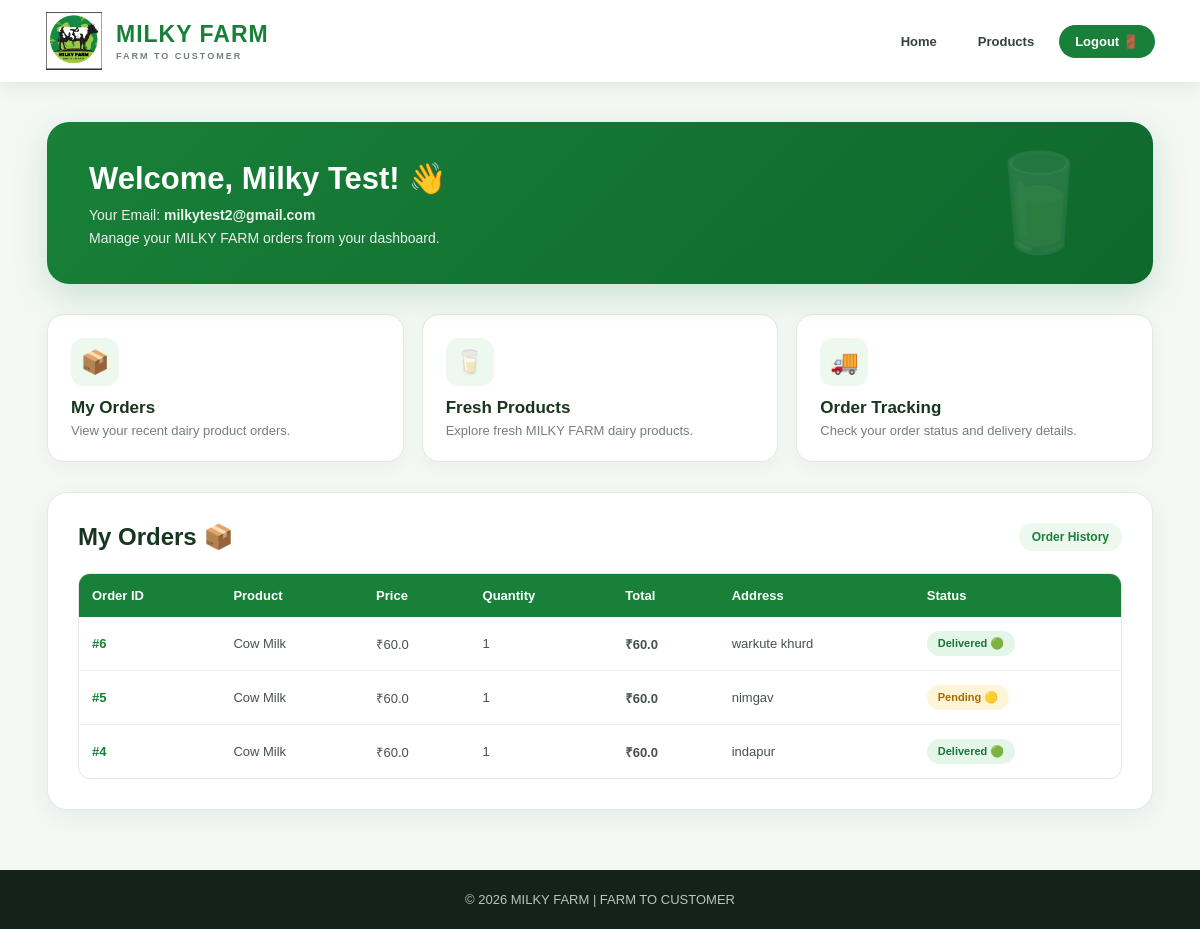
/dashboard (signed in), run on the app's committed database.
### tables this page shows
CREATE TABLE orders (
            id INTEGER PRIMARY KEY AUTOINCREMENT,
            customer_name TEXT NOT NULL,
            mobile TEXT NOT NULL,
            product TEXT NOT NULL,
            price REAL NOT NULL,
            quantity INTEGER NOT NULL,
            address TEXT NOT NULL
        , status TEXT NOT NULL DEFAULT 'Pending', user_id INTEGER);

### app.py (the view)
@app.route("/dashboard")
def dashboard():
    if "user_id" not in session:
        return redirect("/login")
    conn = sqlite3.connect("milky_farm.db")
    cursor = conn.cursor()
    cursor.execute("""
        SELECT
            id,
            product,
            price,
            quantity,
            address,
            status
        FROM orders
        WHERE user_id = ?
        ORDER BY id DESC
    """, (session["user_id"],))
    orders = cursor.fetchall()
    conn.close()
    return render_template(
        "dashboard.html",
        name=session["user_name"],
        email=session["user_email"],
        orders=orders
    )

### templates/dashboard.html (shortened to what this page needs)
<!DOCTYPE html>
<html lang="en">
<head>
</head>
<body>
<header class="dashboard-header">
    <div class="dashboard-logo">
        <img
            src="{{ url_for('static', filename='images/logo.png') }}"
            alt="MILKY FARM Logo"
        >
        <div>
            <h1>
                MILKY FARM
            </h1>
            <p>
                FARM TO CUSTOMER
            </p>
        </div>
    </div>
    <nav class="dashboard-nav">
        <a href="/">
            Home
        </a>
        <a href="/">
            Products
        </a>
        <a href="/logout"
           class="logout-btn">
            Logout 🚪
        </a>
    </nav>
</header>
<main class="dashboard-container">
    <section class="welcome-box">
        <h2>
            Welcome, {{ name }}! 👋
        </h2>
        <p>
            Your Email:
            <b>{{ email }}</b>
        </p>
        <p>
            Manage your MILKY FARM orders from your dashboard.
        </p>
    </section>
    <section class="quick-cards">
        <div class="quick-card">
            <div class="quick-icon">
                📦
            </div>
            <h3>
                My Orders
            </h3>
            <p>
                View your recent dairy product orders.
            </p>
        </div>
        <div class="quick-card">
            <div class="quick-icon">
                🥛
            </div>
            <h3>
                Fresh Products
            </h3>
            <p>
                Explore fresh MILKY FARM dairy products.
            </p>
        </div>
        <div class="quick-card">
            <div class="quick-icon">
                🚚
            </div>
            <h3>
                Order Tracking
            </h3>
            <p>
                Check your order status and delivery details.
            </p>
        </div>
    </section>
    <section class="orders-section">
        <div class="orders-heading">
            <h2>
                My Orders 📦
            </h2>
            <span>
                Order History
            </span>
        </div>
        {% if orders %}
        <div class="table-container">
            <table>
                <thead>
                    <tr>
                        <th>
                            Order ID
                        </th>
                        <th>
                            Product
                        </th>
                        <th>
                            Price
                        </th>
                        <th>
                            Quantity
                        </th>
                        <th>
                            Total
                        </th>
                        <th>
                            Address
                        </th>
                        <th>
                            Status
                        </th>
                    </tr>
                </thead>
                <tbody>
                    {% for order in orders %}
                    <tr>
                        <td>
                            #{{ order[0] }}
                        </td>
                        <td>
                            {{ order[1] }}
                        </td>
                        <td>
                            ₹{{ order[2] }}
                        </td>
                        <td>
                            {{ order[3] }}
                        </td>
                        <td>
                            <strong>
                                ₹{{ order[2] * order[3] }}
                            </strong>
                        </td>
                        <td>
                            {{ order[4] }}
                        </td>
                        <td>
                            {% if order[5] == "Pending" %}
                                <span class="pending">
                                    Pending 🟡
                                </span>
                            {% elif order[5] == "Confirmed" %}
                                <span class="confirmed">
                                    Confirmed 🔵
                                </span>
                            {% elif order[5] == "Delivered" %}
                                <span class="delivered">
                                    Delivered 🟢
                                </span>
                            {% else %}
                                {{ order[5] }}
                            {% endif %}
                        </td>
                    </tr>
                    {% endfor %}
                </tbody>
            </table>
        </div>
        {% endif %}
    </section>
</main>
<footer>
    <p>
        © 2026 MILKY FARM | FARM TO CUSTOMER
    </p>
</footer>
</body>
</html>

### templates/dashboard.html (style rules this page uses)
* { margin: 0; padding: 0; box-sizing: border-box; font-family: Arial, Helvetica, sans-serif; }
body { background: #f4f8f5; color: #26352b; }
.dashboard-header { background: white; min-height: 82px; padding: 12px 45px; display: flex; align-items: center; justify-content: space-between; box-shadow: 0 3px 18px rgba(0,0,0,0.08); position: sticky; top: 0; z-index: 100; }
.dashboard-logo { display: flex; align-items: center; gap: 13px; }
.dashboard-logo img { width: 58px; height: 58px; object-fit: contain; }
.dashboard-logo h1 { color: #188038; font-size: 23px; letter-spacing: 1px; }
.dashboard-logo p { color: #758178; font-size: 9px; font-weight: bold; letter-spacing: 2px; margin-top: 3px; }
.dashboard-nav { display: flex; align-items: center; gap: 9px; }
.dashboard-nav a { text-decoration: none; color: #344238; padding: 9px 16px; border-radius: 22px; font-size: 13px; font-weight: bold; transition: 0.3s; }
.logout-btn { background: #188038 !important; color: white !important; }
.dashboard-container { max-width: 1150px; margin: 40px auto; padding: 0 22px; }
.welcome-box { position: relative; overflow: hidden; background: linear-gradient( 135deg, #188038, #0e682d ); color: white; padding: 38px 42px; border-radius: 22px; margin-bottom: 30px; box-shadow: 0 12px 35px rgba(24,128,56,0.18); }
.welcome-box::after { content: "🥛"; position: absolute; right: 55px; top: 50%; transform: translateY(-50%); font-size: 95px; opacity: 0.13; }
.welcome-box h2 { font-size: 31px; margin-bottom: 10px; }
.welcome-box p { font-size: 14px; margin-top: 7px; opacity: 0.9; }
.welcome-box b { color: white; }
.quick-cards { display: grid; grid-template-columns: repeat(3, 1fr); gap: 18px; margin-bottom: 30px; }
.quick-card { background: white; padding: 23px; border-radius: 17px; border: 1px solid #e0eae2; box-shadow: 0 5px 18px rgba(0,0,0,0.04); transition: 0.3s; }
.quick-icon { width: 48px; height: 48px; display: flex; align-items: center; justify-content: center; background: #edf8ef; border-radius: 13px; font-size: 23px; margin-bottom: 12px; }
.quick-card h3 { color: #17351f; font-size: 17px; margin-bottom: 5px; }
.quick-card p { color: #748078; font-size: 13px; }
.orders-section { background: white; padding: 30px; border-radius: 20px; border: 1px solid #e1eae3; box-shadow: 0 7px 25px rgba(0,0,0,0.05); }
.orders-heading { display: flex; justify-content: space-between; align-items: center; margin-bottom: 22px; }
.orders-heading h2 { color: #17351f; font-size: 24px; }
.orders-heading span { color: #188038; font-size: 12px; font-weight: bold; background: #edf8ef; padding: 7px 13px; border-radius: 20px; }
.table-container { width: 100%; overflow-x: auto; border-radius: 12px; border: 1px solid #e2e9e3; }
table { width: 100%; border-collapse: collapse; min-width: 850px; }
th { background: #188038; color: white; padding: 14px 13px; text-align: left; font-size: 13px; }
td { padding: 14px 13px; border-bottom: 1px solid #e8eee9; font-size: 13px; color: #46534a; }
tr:last-child td { border-bottom: none; }
td:first-child { color: #188038; font-weight: bold; }
.pending, .confirmed, .delivered { display: inline-block; padding: 6px 11px; border-radius: 20px; font-size: 11px; font-weight: bold; }
.pending { color: #a56a00; background: #fff4d6; }
.delivered { color: #18763b; background: #e3f6e8; }
footer { background: #14231a; color: #b8c5bc; text-align: center; padding: 22px; margin-top: 60px; font-size: 13px; }

### data on the page
orders: customer_name "Milky Test", id "4", product "Cow Milk", price "60.0", quantity "1", order[2]*order[3] "60.0", address "indapur", status "Delivered 🟢"
orders: id "6", product "Cow Milk", price "60.0", quantity "1", order[2]*order[3] "60.0", address "warkute khurd", status "Delivered 🟢"
orders: id "5", product "Cow Milk", price "60.0", quantity "1", order[2]*order[3] "60.0", address "nimgav", status "Pending 🟡"

### other printed values
{{ email }} "milkytest2@gmail.com"
